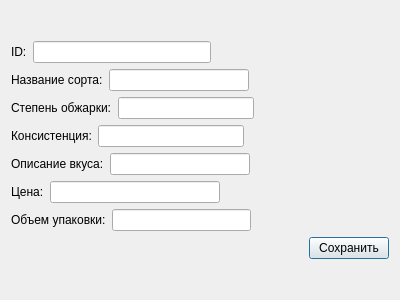
<?xml version="1.0" encoding="UTF-8"?>
<ui version="4.0">
 <class>Dialog</class>
 <widget class="QDialog" name="Dialog">
  <property name="geometry">
   <rect>
    <x>0</x>
    <y>0</y>
    <width>400</width>
    <height>300</height>
   </rect>
  </property>
  <property name="windowTitle">
   <string>Карточка кофе</string>
  </property>
  <layout class="QVBoxLayout" name="verticalLayout_2">
   <item>
    <layout class="QVBoxLayout" name="verticalLayout">
     <item>
      <layout class="QHBoxLayout" name="horizontalLayout">
       <item>
        <widget class="QLabel" name="label">
         <property name="text">
          <string>ID:</string>
         </property>
        </widget>
       </item>
       <item>
        <widget class="QLineEdit" name="id"/>
       </item>
       <item>
        <spacer name="horizontalSpacer_2">
         <property name="orientation">
          <enum>Qt::Horizontal</enum>
         </property>
         <property name="sizeHint" stdset="0">
          <size>
           <width>40</width>
           <height>20</height>
          </size>
         </property>
        </spacer>
       </item>
      </layout>
     </item>
     <item>
      <layout class="QHBoxLayout" name="horizontalLayout_2">
       <item>
        <widget class="QLabel" name="label_2">
         <property name="text">
          <string>Название сорта:</string>
         </property>
        </widget>
       </item>
       <item>
        <widget class="QLineEdit" name="grade"/>
       </item>
       <item>
        <spacer name="horizontalSpacer_3">
         <property name="orientation">
          <enum>Qt::Horizontal</enum>
         </property>
         <property name="sizeHint" stdset="0">
          <size>
           <width>40</width>
           <height>20</height>
          </size>
         </property>
        </spacer>
       </item>
      </layout>
     </item>
     <item>
      <layout class="QHBoxLayout" name="horizontalLayout_3">
       <item>
        <widget class="QLabel" name="label_3">
         <property name="text">
          <string>Степень обжарки:</string>
         </property>
        </widget>
       </item>
       <item>
        <widget class="QLineEdit" name="roast"/>
       </item>
       <item>
        <spacer name="horizontalSpacer_4">
         <property name="orientation">
          <enum>Qt::Horizontal</enum>
         </property>
         <property name="sizeHint" stdset="0">
          <size>
           <width>40</width>
           <height>20</height>
          </size>
         </property>
        </spacer>
       </item>
      </layout>
     </item>
     <item>
      <layout class="QHBoxLayout" name="horizontalLayout_4">
       <item>
        <widget class="QLabel" name="label_4">
         <property name="text">
          <string>Консистенция:</string>
         </property>
        </widget>
       </item>
       <item>
        <widget class="QLineEdit" name="consistence"/>
       </item>
       <item>
        <spacer name="horizontalSpacer_5">
         <property name="orientation">
          <enum>Qt::Horizontal</enum>
         </property>
         <property name="sizeHint" stdset="0">
          <size>
           <width>40</width>
           <height>20</height>
          </size>
         </property>
        </spacer>
       </item>
      </layout>
     </item>
     <item>
      <layout class="QHBoxLayout" name="horizontalLayout_5">
       <item>
        <widget class="QLabel" name="label_5">
         <property name="text">
          <string>Описание вкуса:</string>
         </property>
        </widget>
       </item>
       <item>
        <widget class="QLineEdit" name="taste"/>
       </item>
       <item>
        <spacer name="horizontalSpacer_6">
         <property name="orientation">
          <enum>Qt::Horizontal</enum>
         </property>
         <property name="sizeHint" stdset="0">
          <size>
           <width>40</width>
           <height>20</height>
          </size>
         </property>
        </spacer>
       </item>
      </layout>
     </item>
     <item>
      <layout class="QHBoxLayout" name="horizontalLayout_6">
       <item>
        <widget class="QLabel" name="label_6">
         <property name="text">
          <string>Цена:</string>
         </property>
        </widget>
       </item>
       <item>
        <widget class="QLineEdit" name="cost"/>
       </item>
       <item>
        <spacer name="horizontalSpacer_7">
         <property name="orientation">
          <enum>Qt::Horizontal</enum>
         </property>
         <property name="sizeHint" stdset="0">
          <size>
           <width>40</width>
           <height>20</height>
          </size>
         </property>
        </spacer>
       </item>
      </layout>
     </item>
     <item>
      <layout class="QHBoxLayout" name="horizontalLayout_7">
       <item>
        <widget class="QLabel" name="label_7">
         <property name="text">
          <string>Объем упаковки:</string>
         </property>
        </widget>
       </item>
       <item>
        <widget class="QLineEdit" name="volume"/>
       </item>
       <item>
        <spacer name="horizontalSpacer_8">
         <property name="orientation">
          <enum>Qt::Horizontal</enum>
         </property>
         <property name="sizeHint" stdset="0">
          <size>
           <width>40</width>
           <height>20</height>
          </size>
         </property>
        </spacer>
       </item>
      </layout>
     </item>
     <item>
      <layout class="QHBoxLayout" name="horizontalLayout_8">
       <item>
        <spacer name="horizontalSpacer">
         <property name="orientation">
          <enum>Qt::Horizontal</enum>
         </property>
         <property name="sizeHint" stdset="0">
          <size>
           <width>40</width>
           <height>20</height>
          </size>
         </property>
        </spacer>
       </item>
       <item>
        <widget class="QPushButton" name="pushButton">
         <property name="text">
          <string>Сохранить</string>
         </property>
        </widget>
       </item>
      </layout>
     </item>
    </layout>
   </item>
  </layout>
 </widget>
 <resources/>
 <connections/>
</ui>
